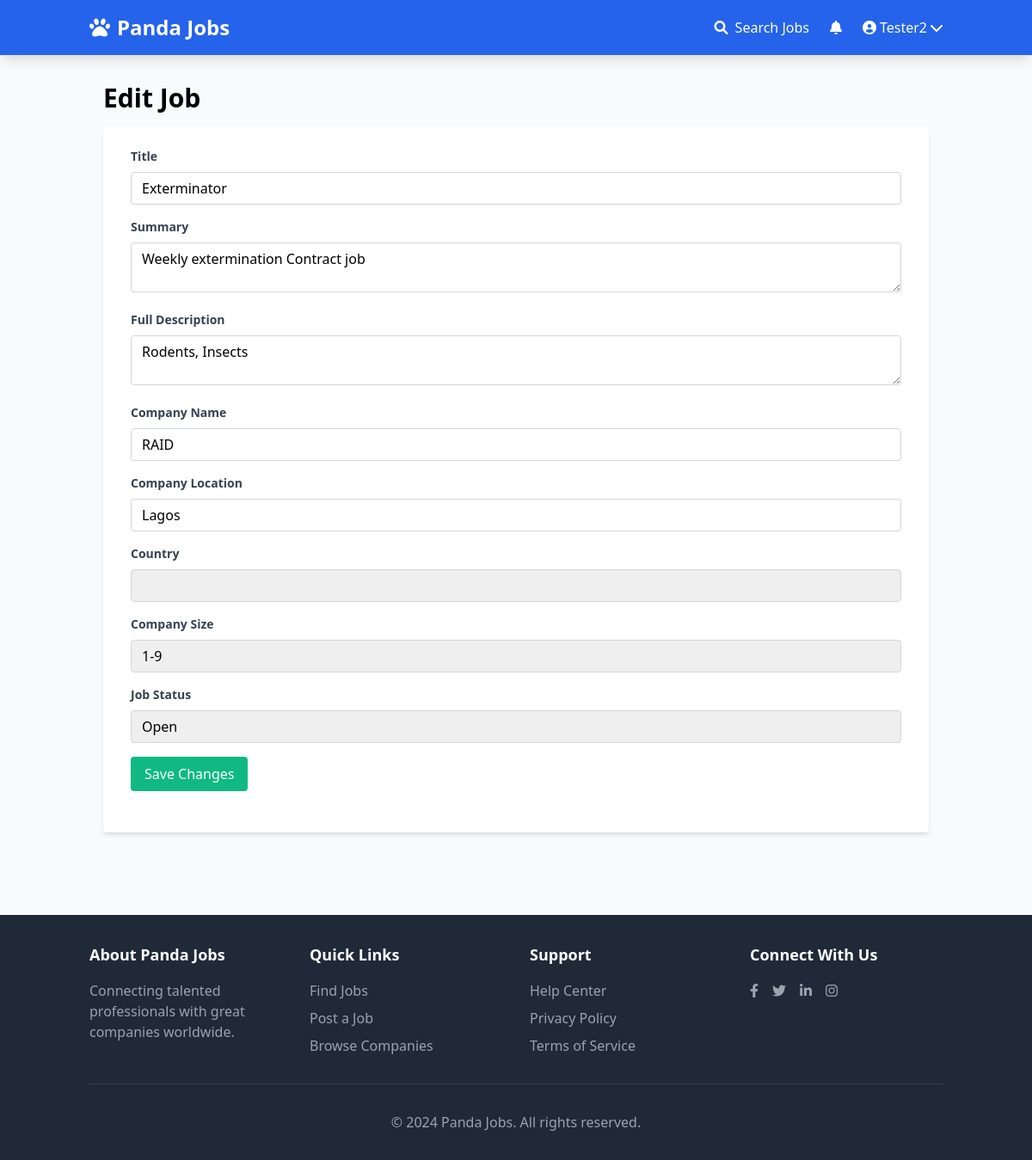
The page /jobs/7/edit/ (signed in) on the database its author committed.
### apps/jobs/models.py (models this page shows, shortened)
class Job(models.Model):
    SIZE_1_9 = 'size_1_9'
    SIZE_10_49 = 'size_10_49'
    SIZE_50_99 = 'size_50_99'
    SIZE_100 = 'size_100'
    SIZE_CHOICES = (
        (SIZE_1_9, '1-9'),
        (SIZE_10_49, '10-49'),
        (SIZE_50_99, '50-99'),
        (SIZE_100, '100+'),
    )
    OPEN = 'open'
    CLOSED = 'closed'
    ARCHIVED = 'archived'
    STATUS_CHOICES = (
        (OPEN, 'Open'),
        (CLOSED, 'Closed'),
        (ARCHIVED, 'Archived'),
    )
    REMOTE = 'remote'
    ONSITE = 'onsite'
    HYBRID = 'hybrid'
    WORK_TYPE_CHOICES = (
        (REMOTE, 'Remote'),
        (ONSITE, 'On-site'),
        (HYBRID, 'Hybrid'),
    )
    title = models.CharField(max_length=100)
    slug = models.SlugField(max_length=100, unique=True, blank=True)
    summary = models.TextField()
    full_description = models.TextField()
    company_name = models.CharField(max_length=100)
    company_location = models.CharField(max_length=100, blank=True, null=True)
    company_country = CountryField(blank_label="(select country)", default="Nigeria")
    company_size = models.CharField(max_length=20, choices=SIZE_CHOICES, default=SIZE_1_9)
    salary_min = models.DecimalField(max_digits=10, decimal_places=2, null=True, blank=True)
    salary_max = models.DecimalField(max_digits=10, decimal_places=2, null=True, blank=True)
    work_type = models.CharField(max_length=20, choices=WORK_TYPE_CHOICES, default=ONSITE)
    created_by = models.ForeignKey(User, related_name='jobs', on_delete=models.CASCADE)
    created_at = models.DateTimeField(auto_now_add=True)
    updated_at = models.DateTimeField(auto_now=True)
    status = models.CharField(max_length=20, choices=STATUS_CHOICES, default=OPEN)
    class Meta:
        ordering = ['-created_at']
        indexes = [
            models.Index(fields=['status', '-created_at']),
            models.Index(fields=['company_country', 'status']),
        ]

### apps/jobs/views.py (the view)
# urls.py: path('<int:job_id>/edit/', edit_job, name='edit_job'),
@login_required
def edit_job(request, job_id):
    job = Job.objects.get(pk=job_id, created_by=request.user)
    if request.method == 'POST':
        form = AddJobForm(request.POST, instance=job)
        if form.is_valid():
            job = form.save(commit=False)
            job.status = request.POST.get('status')
            job.company_name = request.POST.get('company_name')
            job.save()
            return redirect('dashboard')
    else:
        form = AddJobForm(instance=job)
    return render(request, 'edit_job.html', {'form':form, 'job':job, 'countries':countries})

### apps/jobs/forms.py
class AddJobForm(forms.ModelForm):
    class Meta:
        model = Job
        fields = ['title', 'summary', 'full_description', 'company_name', 'company_location', 'company_country', 'company_size']

### apps/notifications/context_processors.py (called while the page is built)
def notification(request):
    if request.user.is_authenticated:
        return {'notifications': request.user.notifications.filter(is_read=False)}
    else:
        return {'notifications': []}

### apps/jobs/templates/edit_job.html (shortened to what this page needs)
{% extends 'base.html' %}
{% load countries %}
{% get_countries as countries %}
{% block content %}
<div id="edit-job-app" class="container mx-auto px-4">
    <h1 class="text-3xl font-bold mb-4">Edit Job</h1>
    <form action="" method="post" id="job-form" class="bg-white shadow-md rounded px-8 pt-6 pb-8 mb-4">
        <div class="mb-4">
            <label class="block text-gray-700 text-sm font-bold mb-2" for="id_title">Title</label>
            <input class="input w-full border border-gray-300 rounded py-2 px-3 leading-tight focus:outline-none focus:border-indigo-500" type="text" name="title" id="id_title" value="{{ job.title }}">
        </div>
        <div class="mb-4">
            <label class="block text-gray-700 text-sm font-bold mb-2" for="id_summary">Summary</label>
            <textarea class="textarea w-full border border-gray-300 rounded py-2 px-3 leading-tight focus:outline-none focus:border-indigo-500" name="summary" id="id_summary">{{ job.summary }}</textarea>
        </div>
        <div class="mb-4">
            <label class="block text-gray-700 text-sm font-bold mb-2" for="id_full_description">Full Description</label>
            <textarea class="textarea w-full border border-gray-300 rounded py-2 px-3 leading-tight focus:outline-none focus:border-indigo-500" name="full_description" id="id_full_description">{{ job.full_description }}</textarea>
        </div>
        <div class="mb-4">
            <label class="block text-gray-700 text-sm font-bold mb-2" for="id_company_name">Company Name</label>
            <input class="input w-full border border-gray-300 rounded py-2 px-3 leading-tight focus:outline-none focus:border-indigo-500" type="text" name="company_name" id="id_company_name" value="{{ job.company_name }}">
        </div>
        <div class="mb-4">
            <label class="block text-gray-700 text-sm font-bold mb-2" for="id_company_location">Company Location</label>
            <input class="input w-full border border-gray-300 rounded py-2 px-3 leading-tight focus:outline-none focus:border-indigo-500" type="text" name="company_location" id="id_company_location" value="{{ job.company_location }}">
        </div>
        <div class="mb-4">
            <label class="block text-gray-700 text-sm font-bold mb-2" for="id_company_country">Country</label>
            <div class="select">
                <select name="company_country" id="id_company_country" class="block appearance-none w-full border border-gray-300 rounded py-2 px-3 leading-tight focus:outline-none focus:border-indigo-500">
                </select>
            </div>
        </div>
        <div class="mb-4">
            <label class="block text-gray-700 text-sm font-bold mb-2" for="id_company_size">Company Size</label>
            <div class="select">
                <select name="company_size" id="id_company_size" class="block appearance-none w-full border border-gray-300 rounded py-2 px-3 leading-tight focus:outline-none focus:border-indigo-500">
                    <option value="size_1_9" {% if job.company_size == 'size_1_9' %} selected {% endif %}>1-9</option>
                </select>
            </div>
        </div>
        <div class="mb-4">
            <label class="block text-gray-700 text-sm font-bold mb-2" for="id_status">Job Status</label>
            <div class="select">
                <select name="status" id="id_status" class="block appearance-none w-full border border-gray-300 rounded py-2 px-3 leading-tight focus:outline-none focus:border-indigo-500">
                    <option value="open" {% if job.status == 'open' %} selected {% endif %}>Open</option>
                </select>
            </div>
        </div>
        <div class="mb-4">
            <button class="button bg-green-500 text-white py-2 px-4 rounded" type="button" id="submit-btn">Save Changes</button>
        </div>
    </form>
</div>
{% endblock %}

### apps/core/templates/base.html (shortened to what this page needs)
{% load static %}
<!DOCTYPE html>
<html lang="en">
<head>
    <link href="https://cdn.jsdelivr.net/npm/tailwindcss@2.2.19/dist/tailwind.min.css" rel="stylesheet">
    <link rel="stylesheet" href="https://cdnjs.cloudflare.com/ajax/libs/font-awesome/6.0.0/css/all.min.css">
</head>
<body class="flex flex-col min-h-screen bg-gray-50">
    <nav class="bg-blue-600 py-4 shadow-lg">
        <div class="container mx-auto px-4 flex justify-between items-center">
            <a href="/" class="text-white text-2xl font-bold flex items-center">
                <i class="fas fa-paw mr-2"></i>
                Panda Jobs
            </a>
            <div class="flex items-center space-x-6">
                <a href="{% url 'job_list' %}" class="text-white hover:text-blue-200 transition">
                    <i class="fas fa-search mr-1"></i> Search Jobs
                </a>
                {% if user.is_authenticated %}
                    <div class="relative">
                        <a href="{% url 'notifications' %}" class="text-white hover:text-blue-200 transition">
                            <i class="fas fa-bell"></i>
                        </a>
                    </div>
                    <div class="relative" id="userMenu">
                        <button class="text-white hover:text-blue-200 transition flex items-center" id="userMenuButton">
                            <i class="fas fa-user-circle mr-1"></i>
                            {{ user.username }}
                            <i class="fas fa-chevron-down ml-1"></i>
                        </button>
                    </div>
                {% endif %}
            </div>
        </div>
    </nav>
    <main class="flex-grow container mx-auto py-8 px-4">
        {% block content %}
        {% endblock %}
    </main>
    <footer class="bg-gray-800 text-white py-8 mt-12">
        <div class="container mx-auto px-4">
            <div class="grid grid-cols-1 md:grid-cols-4 gap-8">
                <div>
                    <h3 class="text-lg font-semibold mb-4">About Panda Jobs</h3>
                    <p class="text-gray-400">Connecting talented professionals with great companies worldwide.</p>
                </div>
                <div>
                    <h3 class="text-lg font-semibold mb-4">Quick Links</h3>
                    <ul class="space-y-2">
                        <li><a href="{% url 'job_list' %}" class="text-gray-400 hover:text-white">Find Jobs</a></li>
                        <li><a href="#" class="text-gray-400 hover:text-white">Post a Job</a></li>
                        <li><a href="#" class="text-gray-400 hover:text-white">Browse Companies</a></li>
                    </ul>
                </div>
                <div>
                    <h3 class="text-lg font-semibold mb-4">Support</h3>
                    <ul class="space-y-2">
                        <li><a href="#" class="text-gray-400 hover:text-white">Help Center</a></li>
                        <li><a href="#" class="text-gray-400 hover:text-white">Privacy Policy</a></li>
                        <li><a href="#" class="text-gray-400 hover:text-white">Terms of Service</a></li>
                    </ul>
                </div>
                <div>
                    <h3 class="text-lg font-semibold mb-4">Connect With Us</h3>
                    <div class="flex space-x-4">
                        <a href="#" class="text-gray-400 hover:text-white"><i class="fab fa-facebook-f"></i></a>
                        <a href="#" class="text-gray-400 hover:text-white"><i class="fab fa-twitter"></i></a>
                        <a href="#" class="text-gray-400 hover:text-white"><i class="fab fa-linkedin-in"></i></a>
                        <a href="#" class="text-gray-400 hover:text-white"><i class="fab fa-instagram"></i></a>
                    </div>
                </div>
            </div>
            <div class="border-t border-gray-700 mt-8 pt-8 text-center text-gray-400">
                <p>&copy; {% now "Y" %} Panda Jobs. All rights reserved.</p>
            </div>
        </div>
    </footer>
</body>
</html>

### rows shown on the page
Job: title "Exterminator", summary "Weekly extermination Contract job", full_description "Rodents, Insects", company_name "RAID", company_location "Lagos", company_size "1-9", status "Open"

### other values the page prints
{{ user.username }} "Tester2"
